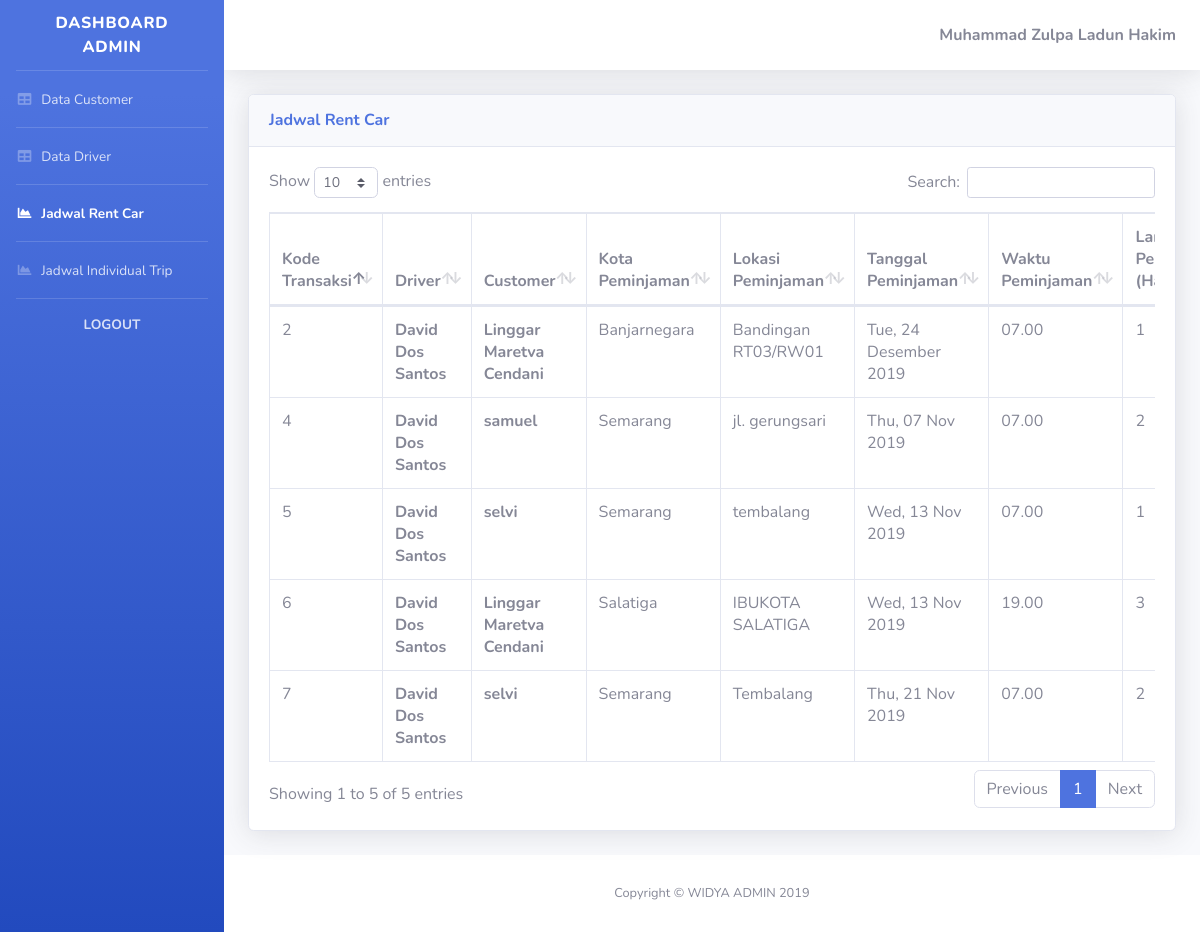
The app's page /website/admin/rentcar.php (signed in) with its own data.
### tables this page shows
CREATE TABLE `transaksi_rental` (
  `kode_transaksi` int(11) NOT NULL,
  `id_driver` int(11) NOT NULL,
  `id_customer` int(11) NOT NULL,
  `kota_peminjaman` int(11) NOT NULL,
  `lokasi_peminjaman` varchar(255) NOT NULL,
  `tanggal_peminjaman` varchar(255) NOT NULL,
  `waktu_peminjaman` varchar(255) NOT NULL,
  `lama_peminjaman(hari)` int(11) NOT NULL,
  `harga` int(20) NOT NULL,
  `status_transaksi` int(11) NOT NULL,
  `rating` int(5) NOT NULL DEFAULT 0
);

CREATE TABLE `drivers` (
  `id_driver` int(11) NOT NULL,
  `nama_driver` varchar(255) NOT NULL,
  `no_hp` varchar(255) NOT NULL,
  `email` varchar(255) NOT NULL,
  `password` varchar(255) NOT NULL,
  `foto_profil` varchar(255) NOT NULL,
  `id_mobil` int(11) NOT NULL
);

CREATE TABLE `customers` (
  `id_customer` int(11) NOT NULL,
  `nama_customer` varchar(255) NOT NULL,
  `no_hp` varchar(255) NOT NULL,
  `email` varchar(255) NOT NULL,
  `password` varchar(255) NOT NULL,
  `alamat` varchar(255) NOT NULL,
  `foto_profil` varchar(255) DEFAULT NULL
);

CREATE TABLE `kota` (
  `id_kota` int(11) NOT NULL,
  `nama_kota` varchar(255) NOT NULL
);

CREATE TABLE `waktu_berangkat` (
  `id_waktu_berangkat` int(11) NOT NULL,
  `nama_waktu_berangkat` varchar(255) NOT NULL
);

### website/admin/rentcar.php (the view, shortened to what this page needs)
<html>
<head>
  <link href="vendor/fontawesome-free/css/all.min.css" rel="stylesheet" type="text/css">
  <link href="css/sb-admin-2.min.css" rel="stylesheet">
  <link href="vendor/datatables/dataTables.bootstrap4.min.css" rel="stylesheet">
</head>
<body id="page-top">
  <div id="wrapper">
    <ul class="navbar-nav bg-gradient-primary sidebar sidebar-dark accordion" id="accordionSidebar">
      <a class="sidebar-brand d-flex align-items-center justify-content-center" href="index.php">
        <div class="sidebar-brand-text mx-3">Dashboard Admin</div>
      </a>
      <hr class="sidebar-divider my-0">
      <li class="nav-item">
        <a class="nav-link" href="index.php">
          <i class="fas fa-fw fa-table"></i>
          <span>Data Customer</span></a>
      </li>
      <hr class="sidebar-divider my-0">
      <li class="nav-item">
        <a class="nav-link" href="driver.php">
          <i class="fas fa-fw fa-table"></i>
          <span>Data Driver</span></a>
      </li>
      <hr class="sidebar-divider my-0">
      <li class="nav-item active">
        <a class="nav-link" href="rentcar.php">
          <i class="fas fa-fw fa-chart-area"></i>
          <span>Jadwal Rent Car</span></a>
      </li>
      <hr class="sidebar-divider my-0">
      <li class="nav-item">
        <a class="nav-link" href="individualtrip.php">
          <i class="fas fa-fw fa-chart-area"></i>
          <span>Jadwal Individual Trip</span></a>
      </li>
      <hr class="sidebar-divider my-0">
      <li class="nav-item">
        <a class="nav-link" href="#" data-toggle="modal" data-target="#logoutModal">
      <center>
        <span><b>LOGOUT</b></span>
      </center></a>
      </li>
    </ul>
    <div id="content-wrapper" class="d-flex flex-column">
      <div id="content">
        <nav class="navbar navbar-expand navbar-light bg-white topbar mb-4 static-top shadow">
          <ul class="navbar-nav ml-auto">
          <?php
            require_once('db_login.php');
            $con = mysqli_connect($db_host, $db_username, $db_password,$db_database);
            $email = $_SESSION['email'];
            $query = " SELECT nama_admin, id_admin FROM admin WHERE admin.email = '$email' ";
            $result = mysqli_query($con,$query);
            $row = mysqli_fetch_array($result);
            $nama = $row['nama_admin'];
          ?>
            <span class="mr-2 d-none d-lg-inline text-gray-600 medium"><b><?php echo $nama; ?></b></span>
          </ul>
        </nav>
        <div class="container-fluid">
            <div class="card shadow mb-4">
              <div class="card-header py-3">
                <h6 class="m-0 font-weight-bold text-primary">Jadwal Rent Car</h6>
              </div>
              <div class="card-body">
                <div class="table-responsive">
                  <table class="table table-bordered" id="dataTable" width="100%" cellspacing="0">
                    <thead>
                      <tr>
                        <th>Kode Transaksi</th>
                        <th>Driver</th>
                        <th>Customer</th>
                        <th>Kota Peminjaman</th>
                        <th>Lokasi Peminjaman</th>
                        <th>Tanggal Peminjaman</th>
                        <th>Waktu Peminjaman</th>
                        <th>Lama Peminjaman (Hari)</th>
                      </tr>
                    </thead>
                    <tbody>
                    <?php
                      require_once('db_login.php');
                      $con = mysqli_connect($db_host, $db_username, $db_password,$db_database);
                      $query = " SELECT * FROM transaksi_rental, drivers, customers, kota, status_transaksi, waktu_berangkat WHERE transaksi_rental.id_driver = drivers.id_driver AND transaksi_rental.id_customer = customers.id_customer AND transaksi_rental.kota_peminjaman = kota.id_kota AND transaksi_rental.status_transaksi = status_transaksi.id_status_transaksi AND transaksi_rental.waktu_peminjaman = waktu_berangkat.id_waktu_berangkat ";
                      $result = mysqli_query($con,$query);
                      while ($row = mysqli_fetch_array($result)){
                          echo '<tr>';
                          echo '<td>'.$row['kode_transaksi'].'</td>';
                          echo '<td><b>'.$row['nama_driver'].'</b></td> ';
                          echo '<td><b>'.$row['nama_customer'].'</b></td> ';
                          echo '<td>'.$row['nama_kota'].'</td>';
                          echo '<td>'.$row['lokasi_peminjaman'].'</td>';
                          echo '<td>'.$row['tanggal_peminjaman'].'</td>';
                          echo '<td>'.$row['nama_waktu_berangkat'].'</td>';
                          echo '<td>'.$row['lama_peminjaman(hari)'].'</td>';
                          echo '</tr>';
                      }
                    ?>
                    </tbody>
                  </table>
                </div>
              </div>
            </div>
          </div>
      </div>
      <footer class="sticky-footer bg-white">
        <div class="container my-auto">
          <div class="copyright text-center my-auto">
            <span>Copyright &copy; WIDYA ADMIN 2019</span>
          </div>
        </div>
      </footer>
    </div>
  </div>
</body>
</html>

### records on screen
transaksi_rental: kode_transaksi "2", id_driver.nama_driver "David Dos Santos", id_customer.nama_customer "Linggar Maretva Cendani", kota.nama_kota "Banjarnegara", lokasi_peminjaman "Bandingan RT03/RW01", tanggal_peminjaman "Tue, 24 Desember 2019", waktu_berangkat.nama_waktu_berangkat "07.00", value "1"
transaksi_rental: kode_transaksi "4", id_driver.nama_driver "David Dos Santos", id_customer.nama_customer "samuel", kota.nama_kota "Semarang", lokasi_peminjaman "jl. gerungsari", tanggal_peminjaman "Thu, 07 Nov 2019", waktu_berangkat.nama_waktu_berangkat "07.00", value "2"
transaksi_rental: kode_transaksi "5", id_driver.nama_driver "David Dos Santos", id_customer.nama_customer "selvi", kota.nama_kota "Semarang", lokasi_peminjaman "tembalang", tanggal_peminjaman "Wed, 13 Nov 2019", waktu_berangkat.nama_waktu_berangkat "07.00", value "1"
transaksi_rental: kode_transaksi "7", id_driver.nama_driver "David Dos Santos", id_customer.nama_customer "selvi", kota.nama_kota "Semarang", lokasi_peminjaman "Tembalang", tanggal_peminjaman "Thu, 21 Nov 2019", waktu_berangkat.nama_waktu_berangkat "07.00", value "2"
transaksi_rental: kode_transaksi "6", id_driver.nama_driver "David Dos Santos", id_customer.nama_customer "Linggar Maretva Cendani", kota.nama_kota "Salatiga", lokasi_peminjaman "IBUKOTA SALATIGA", tanggal_peminjaman "Wed, 13 Nov 2019", waktu_berangkat.nama_waktu_berangkat "19.00", value "3"

### other values on screen
$nama "Muhammad Zulpa Ladun Hakim"
